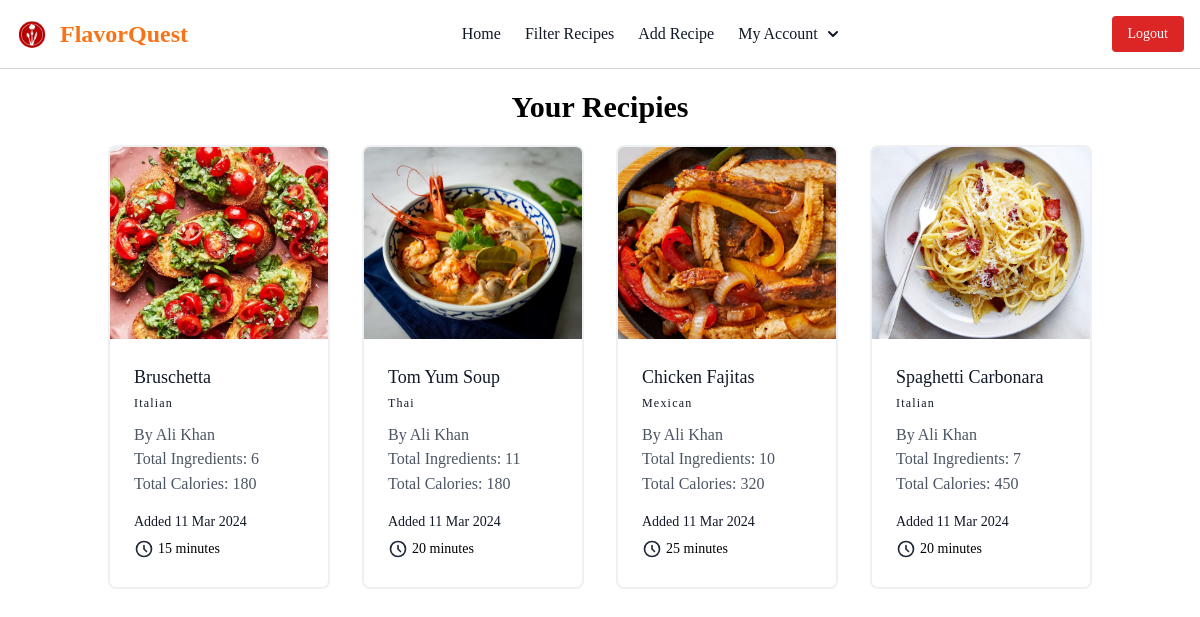
Page /recipe/my-recipes (signed in) on the committed database.
### recipe/models.py (models this page shows, shortened)
class Recipe(BaseModel):
    user = models.ForeignKey(User, on_delete=models.CASCADE, related_name='user')
    name = models.CharField(max_length=50)
    calories = models.IntegerField()
    total_time_in_minutes = models.IntegerField()
    total_ingredients = models.IntegerField()
    description = models.TextField()
    image = models.ImageField(upload_to='recipe_images', max_length=250, null=True, default=None)
    cuisine = models.ForeignKey(Cuisine, on_delete=models.CASCADE, related_name='cuisine')
    class Meta:
        db_table = 'Recipe'
        verbose_name = 'Recipe'
        verbose_name_plural = 'Recipes'

class Cuisine(BaseModel):
    name = models.CharField(max_length=50)
    class Meta:
        db_table = 'Cuisine'
        verbose_name = 'Cuisine'
        verbose_name_plural = 'Cuisines'

### recipe/views.py (the view)
# urls.py: path('my-recipes', views.my_recipes, name='my_recipes'),
@login_required
def my_recipes(request):
    try:
        recipes = Recipe.objects.filter(user=request.user).order_by('-created_at')      # Ordering recipes by created_at or latest first
        return render(request, 'recipe/myrecipes.html', {
            'title': 'My Recipes',
            'recipes': recipes
        })
    except:
        return redirect('home')

### templates/recipe/myrecipes.html
{% extends 'layout/layout.html' %}
{% block content %}
<div class="my-5 mx-3">
    <h1 class="text-center text-3xl font-bold">Your Recipies</h1>
    <section class="text-gray-600 body-font">
        <div class="container px-5 pb-24 pt-5 mx-auto">
        <div class="flex flex-wrap -m-4">
            {% for recipe in recipes %}
                <a href="{% url 'recipe_details' recipe.uuid %}" class="block p-4 md:w-1/4">
                    <div class="h-full border-2 border-gray-200 border-opacity-60 rounded-lg overflow-hidden">
                        <div class="lg:h-48 md:h-36 overflow-hidden">
                            <img class="h-full w-full hover:scale-110 transition duration-300 ease-in-out object-cover object-center" src="/media/{{ recipe.image }}" alt="blog">
                        </div>
                        <div class="p-6">
                            <h1 class="title-font text-lg font-medium text-gray-900 mb-1">{{ recipe.name }}</h1>
                            <h2 class="tracking-widest text-xs title-font font-medium text-gray-900 mb-3">{{ recipe.cuisine.name }}</h2>
                            <p>By {{ recipe.user.get_full_name }}</p>
                            <p>Total Ingredients: {{ recipe.total_ingredients }}</p>
                            <p class="leading-relaxed mb-3">Total Calories: {{ recipe.calories }}</p>
                            <div class="space-y-0.5">
                                <span class="text-gray-900 text-sm md:mb-2 lg:mb-0">Added {{ recipe.created_at | date:"d M Y" }}</span>
                                <div class="text-gray-400 mr-3 flex items-center lg:ml-auto md:ml-0 ml-auto leading-none text-sm pr-3 py-1">
                                    <svg class="w-5 h-5 text-gray-800" aria-hidden="true" xmlns="http://www.w3.org/2000/svg" fill="none" viewBox="0 0 24 24">
                                        <path stroke="currentColor" stroke-linecap="round" stroke-linejoin="round" stroke-width="2" d="M12 8v4l3 3m6-3a9 9 0 1 1-18 0 9 9 0 0 1 18 0Z"/>
                                        <span class="text-black ml-1">
                                            {% if recipe.total_time_in_minutes <= 60  %}
                                                {{ recipe.total_time_in_minutes }} minutes
                                            {% else %}
                                                {{ recipe.total_time_in_hours }}
                                            {% endif %}
                                        </span>
                                    </svg>
                                </div>
                            </div>
                        </div>
                    </div>
                </a>
            {% empty %}
                <p class="text-center w-full my-5">You have no recipes right now</p>
            {% endfor %}
        </div>
        </div>
    </section>
</div>
{% endblock %}

### rows in the picture
Recipe: image (picture), name "Bruschetta", cuisine.name "Italian", user.get_full_name "Ali Khan", total_ingredients "6", calories "180", created_at "11 Mar 2024", total_time_in_minutes "15"
Recipe: image (picture), name "Tom Yum Soup", cuisine.name "Thai", user.get_full_name "Ali Khan", total_ingredients "11", calories "180", created_at "11 Mar 2024", total_time_in_minutes "20"
Recipe: image (picture), name "Chicken Fajitas", cuisine.name "Mexican", user.get_full_name "Ali Khan", total_ingredients "10", calories "320", created_at "11 Mar 2024", total_time_in_minutes "25"
Recipe: image (picture), name "Spaghetti Carbonara", cuisine.name "Italian", user.get_full_name "Ali Khan", total_ingredients "7", calories "450", created_at "11 Mar 2024", total_time_in_minutes "20"
